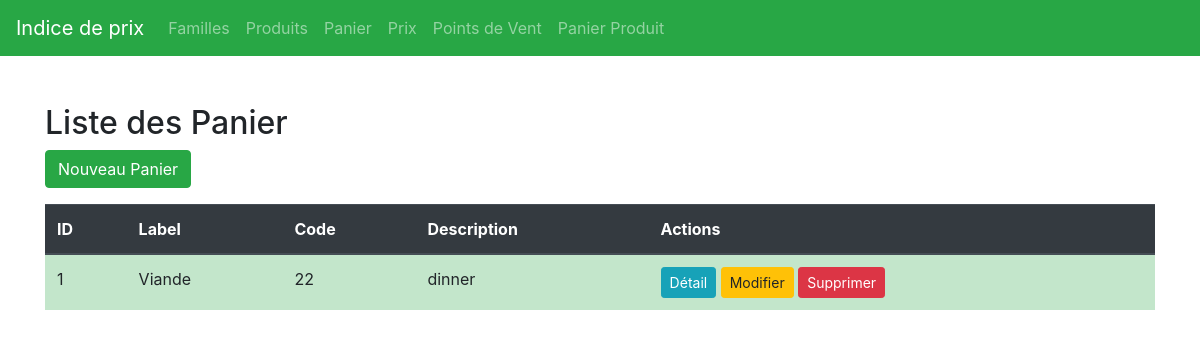
/panier/, run on the app's committed database.
### app_22240/models.py (models this page shows)
class Panier(models.Model):
    id = models.AutoField(primary_key=True)
    label = models.CharField(max_length=255)
    code = models.CharField(max_length=255,default=0)
    description = models.TextField()

### app_22240/views.py (the view)
# urls.py: path('panier/', views.PanierList.as_view(), name='panier_list'),
class PanierList(ListView):
    model = Panier

### app_22240/templates/app_22240/panier_list.html
{% extends 'base.html' %}
{% block content %}
<div class="container mt-5">
    <h2>Liste des Panier</h2>
    <a href="{% url 'panier_create' %}" class="btn btn-success mb-3">Nouveau Panier</a>
    <table class="table table-success">
        <thead class="thead-dark">
            <tr>
                <th scope="col">ID</th>
                <th scope="col">Label</th>
                <th scope="col">Code</th>
                <th scope="col">Description</th>
                <th scope="col">Actions</th>
            </tr>
        </thead>
        <tbody>
            {% for panier in panier_list %}
            <tr>
                <td>{{ panier.id }}</td>
                <td>{{ panier.label }}</td>
                <td>{{ panier.code }}</td>
                <td>{{ panier.description }}</td>
                <td>
                    <a href="{% url 'panier_detail' panier.pk %}" class="btn btn-info btn-sm">Détail</a>
                    <a href="{% url 'panier_update' panier.pk %}" class="btn btn-warning btn-sm">Modifier</a>
                    <a href="{% url 'panier_delete' panier.pk %}" class="btn btn-danger btn-sm" onclick="return confirm('Êtes-vous sûr de vouloir supprimer ce PanierProduit ?')">Supprimer</a>
                </td>
            </tr>
            {% endfor %}
        </tbody>
    </table>
</div>
{% endblock %}

### data on the page
Panier: id "1", label "Viande", code "22", description "dinner"
